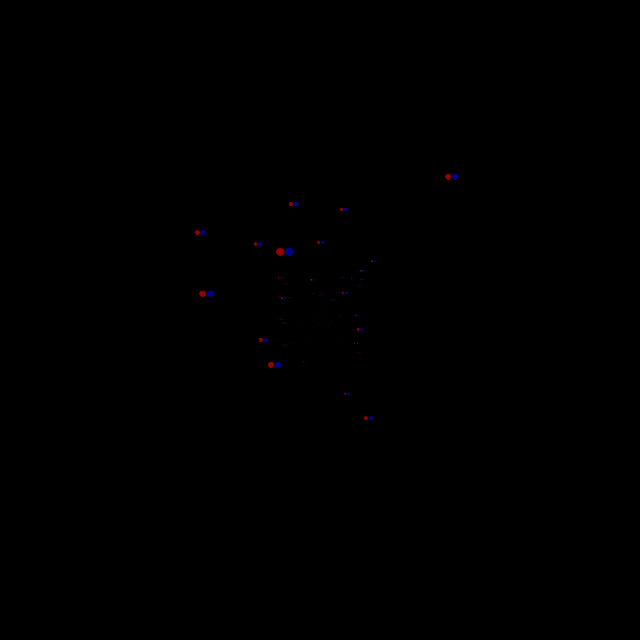
Frame 1 (no input)
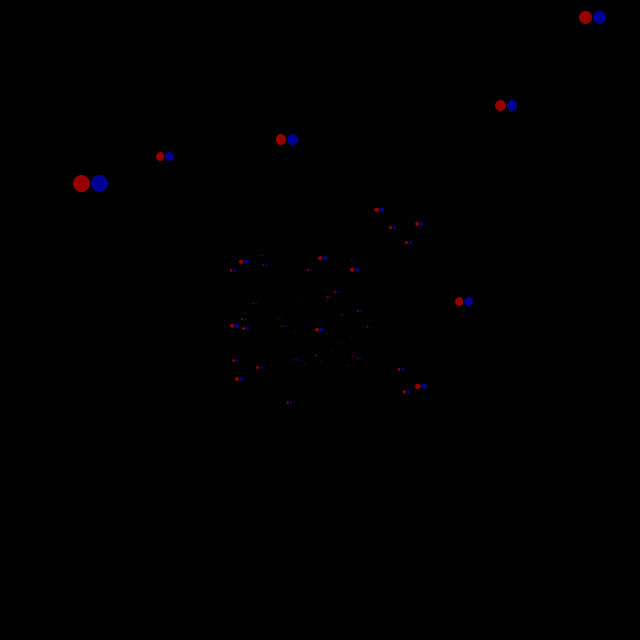
Frame 60 (the mouse pressed at the canvas centre just before this capture)
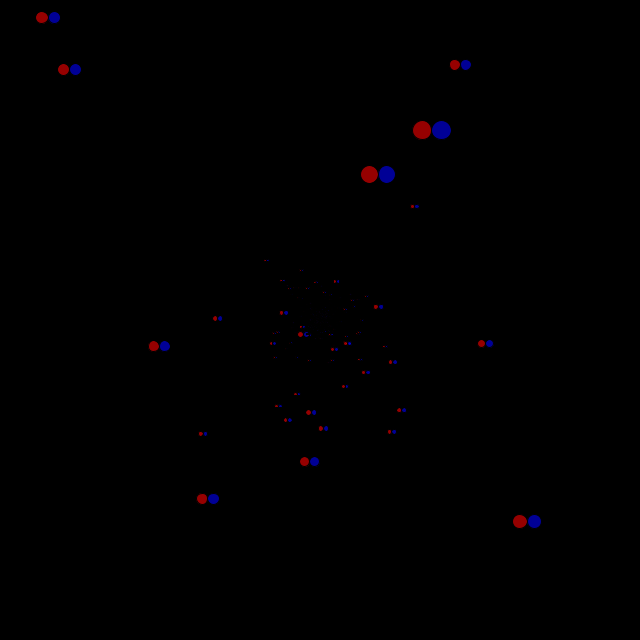
Frame 120 (the mouse held since frame 60 and released just before this capture)

The Processing sketch that drew these frames (run headless with seeded random() and noise(); from frame 60 on, the mouse is pressed at the canvas centre):

// Processing sketch: stars3d
// ── stars3d.pde
class Point2D
{
  float x, y;
}

class Point3D
{
  float x, y, z;
}

class Camera
{
  float d;
  Point2D proj(Point3D p)
  {
    Point2D q = new Point2D();
    q.x = p.x / (d + p.z);
    q.y = p.y / (d + p.z);
    return q;
  }
}

Camera cam;
ArrayList<Point3D> stars;

void setup()
{
  size(640, 640);
  background(0);
  cam = new Camera();
  cam.d = 1;

  stars = new ArrayList<Point3D>();
  for (int i = 0; i < 500; i++) {
    Point3D p = new Point3D();
    p.x = random(-500, 500);
    p.y = random(-500, 500);
    p.z = random(1, 100);
    stars.add(p);
  }
}

void draw()
{
  background(0);
  int n = stars.size();
  for (int i = 0; i < n; i++) {
    Point3D p = stars.get(i);
    p.z -= 0.1;
    if (0 < p.z) {
      Point2D q;
      float a = 20 / (cam.d + p.z);
      
      p.x -= 10;
      q = cam.proj(p);
      fill(255, 0, 0, 150);
      ellipse(q.x + width/2, q.y + height/2, a, a);
      p.x += 10;

      p.x += 10;
      q = cam.proj(p);
      fill(0, 0, 255, 150);
      ellipse(q.x + width/2, q.y + height/2, a, a);
      p.x -= 10;
    } else {
      p.z = 100;
    }
  }
}
